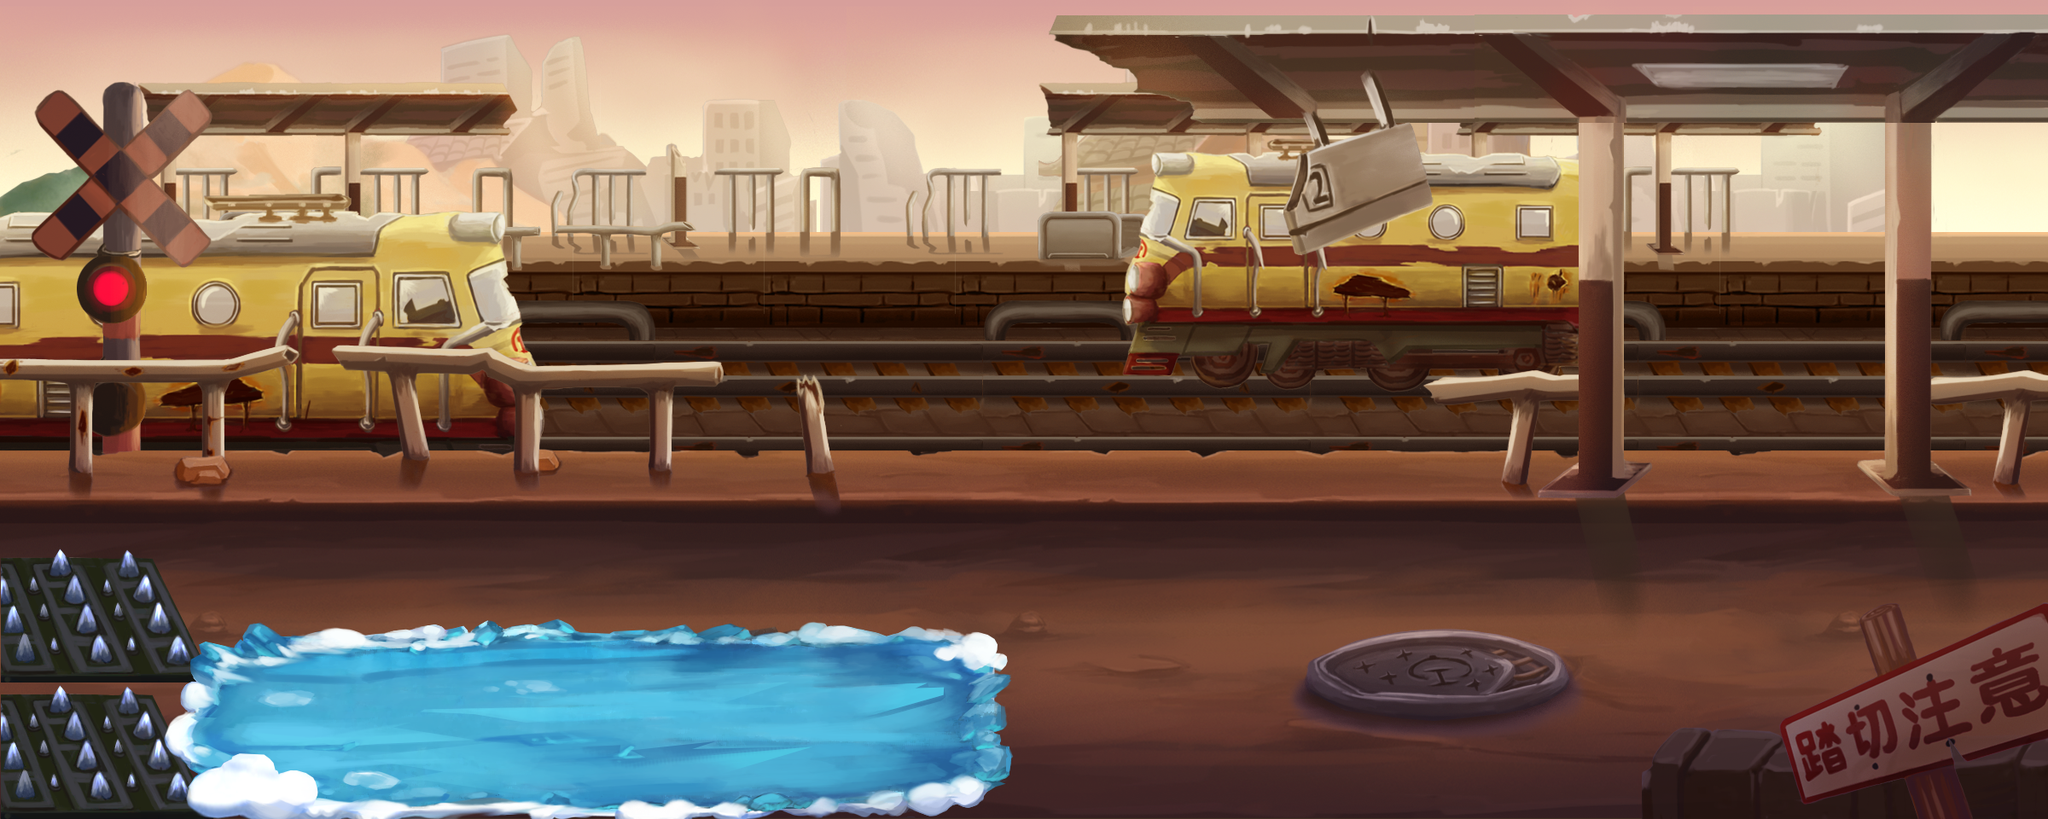

Rendered tile map (Tiled .tmx) drawn with the repository's tilesets; below, a short description and the map source with its tile grids summarised:
An orthogonal 75x60 tile map with 32x16 px tiles, 20 tile layers (far, far1, far2, far3, ...), 4 tilesets and 4 objects (born1, born2, born3, born4).

<map version="1.0" orientation="orthogonal" renderorder="right-down" width="75" height="60" tilewidth="32" tileheight="16" nextobjectid="9">
 <tileset firstgid="1" name="yuan" tilewidth="32" tileheight="16">
  <image source="../../img/map/huochezhan/yuan.png" width="1823" height="1463" />
 </tileset>
 <tileset firstgid="5097" name="jin" tilewidth="32" tileheight="16">
  <image source="../../img/map/huochezhan/jin.png" width="1630" height="1342" />
 </tileset>
 <tileset firstgid="9247" name="meta1" tilewidth="32" tileheight="16">
  <image source="../../img/map/public/meta1.png" width="320" height="16" />
  <tile id="0">
   <properties>
    <property name="block" value="" />
   </properties>
  </tile>
 </tileset>
 <tileset firstgid="9257" name="zhangai" tilewidth="32" tileheight="16">
  <image source="../../img/map/zhangai/zhangai.png" width="1025" height="1086" />
 </tileset>
 <layer name="far" width="75" height="60">
  <properties>
   <property name="XSpeed" value="0.5" />
   <property name="YSpeed" value="0.9" />
   <property name="ZOrder" value="-1" />
  </properties>
  <data>[4500 cells, 1725 non-empty, 713 distinct tile ids]</data>
 </layer>
 <layer name="far1" width="75" height="60">
  <properties>
   <property name="XSpeed" value="0.5" />
   <property name="YSpeed" value="0.9" />
   <property name="ZOrder" value="-1" />
  </properties>
  <data>[4500 cells, 740 non-empty, 597 distinct tile ids]</data>
 </layer>
 <layer name="far2" width="75" height="60">
  <properties>
   <property name="XSpeed" value="0.5" />
   <property name="YSpeed" value="0.9" />
   <property name="ZOrder" value="-1" />
  </properties>
  <data>[4500 cells, 735 non-empty, 735 distinct tile ids]</data>
 </layer>
 <layer name="far3" width="75" height="60">
  <properties>
   <property name="XSpeed" value="0.5" />
   <property name="YSpeed" value="0.9" />
   <property name="ZOrder" value="-1" />
  </properties>
  <data>[4500 cells, 1275 non-empty, 169 distinct tile ids]</data>
 </layer>
 <layer name="far4" width="75" height="60">
  <properties>
   <property name="XSpeed" value="0.5" />
   <property name="YSpeed" value="0.9" />
   <property name="ZOrder" value="-1" />
  </properties>
  <data>[4500 cells, 305 non-empty, 95 distinct tile ids]</data>
 </layer>
 <layer name="far5" width="75" height="60">
  <properties>
   <property name="XSpeed" value="0.5" />
   <property name="YSpeed" value="0.9" />
   <property name="ZOrder" value="-1" />
  </properties>
  <data>[4500 cells, 588 non-empty, 196 distinct tile ids]</data>
 </layer>
 <layer name="far6" width="75" height="60">
  <properties>
   <property name="XSpeed" value="0.5" />
   <property name="YSpeed" value="0.9" />
   <property name="ZOrder" value="-1" />
  </properties>
  <data>[4500 cells, 88 non-empty, 68 distinct tile ids]</data>
 </layer>
 <layer name="far7" width="75" height="60">
  <properties>
   <property name="XSpeed" value="0.5" />
   <property name="YSpeed" value="0.9" />
   <property name="ZOrder" value="-1" />
  </properties>
  <data>[4500 cells, 984 non-empty, 90 distinct tile ids]</data>
 </layer>
 <layer name="far8" width="75" height="60">
  <properties>
   <property name="XSpeed" value="0.5" />
   <property name="YSpeed" value="0.9" />
   <property name="ZOrder" value="-1" />
  </properties>
  <data>[4500 cells, 842 non-empty, 842 distinct tile ids]</data>
 </layer>
 <layer name="far9" width="75" height="60">
  <properties>
   <property name="XSpeed" value="0.5" />
   <property name="YSpeed" value="0.9" />
   <property name="ZOrder" value="-1" />
  </properties>
  <data>[4500 cells, 273 non-empty, 273 distinct tile ids]</data>
 </layer>
 <layer name="ground" width="75" height="60">
  <properties>
   <property name="XSpeed" value="1" />
   <property name="YSpeed" value="1" />
   <property name="ZOrder" value="0" />
  </properties>
  <data>[4500 cells, 2025 non-empty, 810 distinct tile ids]</data>
 </layer>
 <layer name="ground1" width="75" height="60">
  <properties>
   <property name="XSpeed" value="1" />
   <property name="YSpeed" value="1" />
   <property name="ZOrder" value="0" />
  </properties>
  <data>[4500 cells, 452 non-empty, 402 distinct tile ids]</data>
 </layer>
 <layer name="ground2" width="75" height="60">
  <properties>
   <property name="XSpeed" value="1" />
   <property name="YSpeed" value="1" />
   <property name="ZOrder" value="0" />
  </properties>
  <data>[4500 cells, 529 non-empty, 529 distinct tile ids]</data>
 </layer>
 <layer name="ground3" width="75" height="60">
  <properties>
   <property name="XSpeed" value="1" />
   <property name="YSpeed" value="1" />
   <property name="ZOrder" value="0" />
  </properties>
  <data>[4500 cells, 296 non-empty, 296 distinct tile ids]</data>
 </layer>
 <layer name="ground4" width="75" height="60">
  <properties>
   <property name="XSpeed" value="1" />
   <property name="YSpeed" value="1" />
   <property name="ZOrder" value="0" />
  </properties>
  <data>[4500 cells, 84 non-empty, 84 distinct tile ids]</data>
 </layer>
 <layer name="ground_dc_5" width="75" height="60">
  <properties>
   <property name="XSpeed" value="1" />
   <property name="YSpeed" value="1" />
   <property name="ZOrder" value="0" />
   <property name="id" value="8" />
  </properties>
  <data>[4500 cells, 160 non-empty, 80 distinct tile ids]</data>
 </layer>
 <layer name="ground_bm_6" width="75" height="60">
  <properties>
   <property name="XSpeed" value="1" />
   <property name="YSpeed" value="1" />
   <property name="ZOrder" value="0" />
   <property name="id" value="6" />
  </properties>
  <data>[4500 cells, 480 non-empty, 480 distinct tile ids]</data>
 </layer>
 <layer name="near" width="75" height="60" opacity="0.84">
  <properties>
   <property name="XSpeed" value="1" />
   <property name="YSpeed" value="1" />
   <property name="ZOrder" value="1" />
  </properties>
  <data>[4500 cells, 105 non-empty, 105 distinct tile ids]</data>
 </layer>
 <layer name="near1" width="75" height="60" opacity="0.84">
  <properties>
   <property name="XSpeed" value="1" />
   <property name="YSpeed" value="1" />
   <property name="ZOrder" value="1" />
  </properties>
  <data>[4500 cells, 160 non-empty, 160 distinct tile ids]</data>
 </layer>
 <layer name="block" width="75" height="60" opacity="0">
  <data>[4500 cells, 2775 non-empty, 1 distinct tile ids]</data>
 </layer>
 <objectgroup name="born">
  <object id="1" name="born1" x="992" y="660" width="36" height="28" />
  <object id="2" name="born2" x="766" y="816" width="42" height="38" />
  <object id="3" name="born3" x="1456" y="658" width="52" height="40" />
  <object id="5" name="born4" x="1716" y="830" width="50" height="44" />
 </objectgroup>
</map>